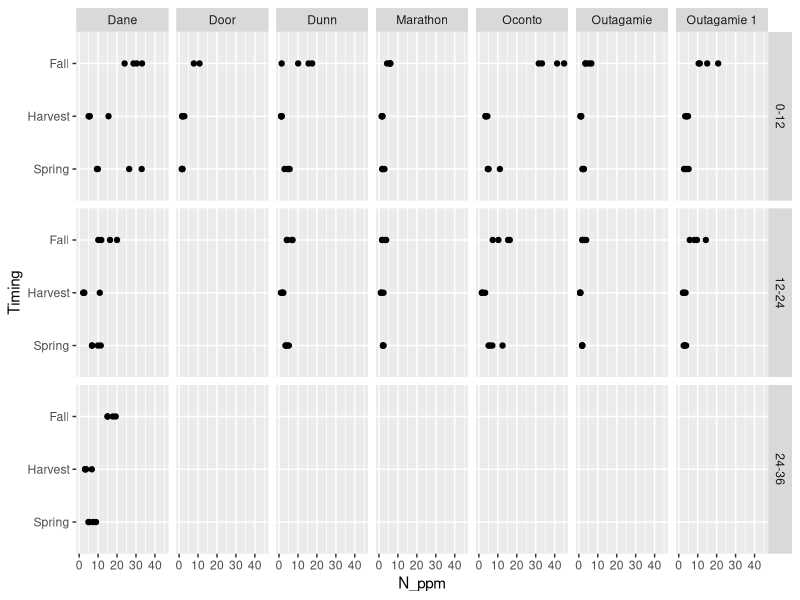
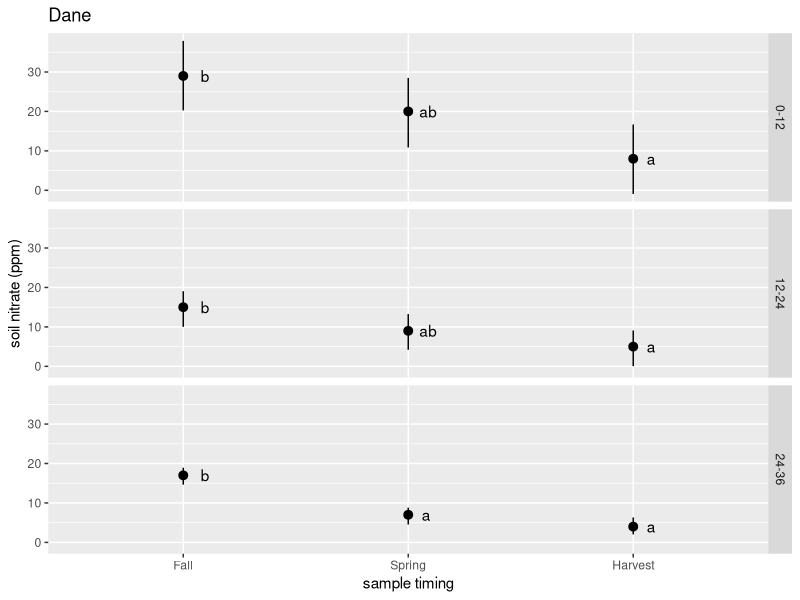
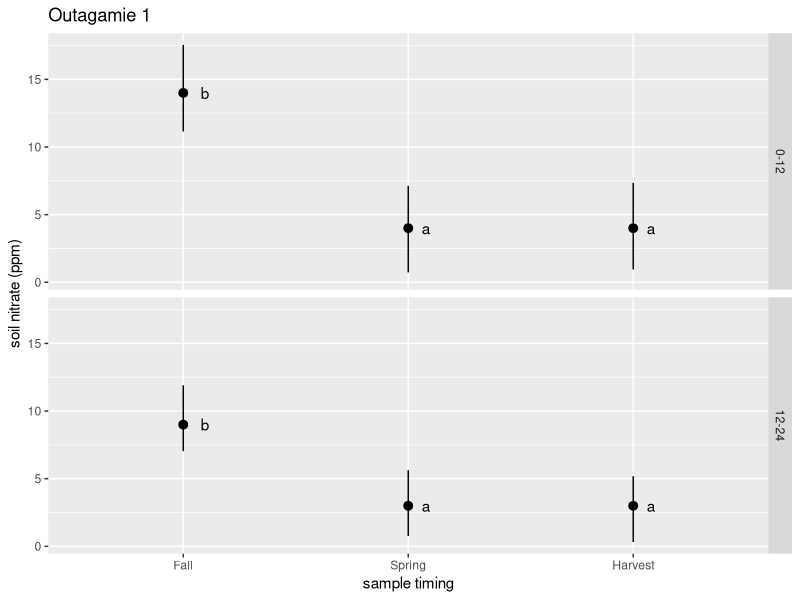
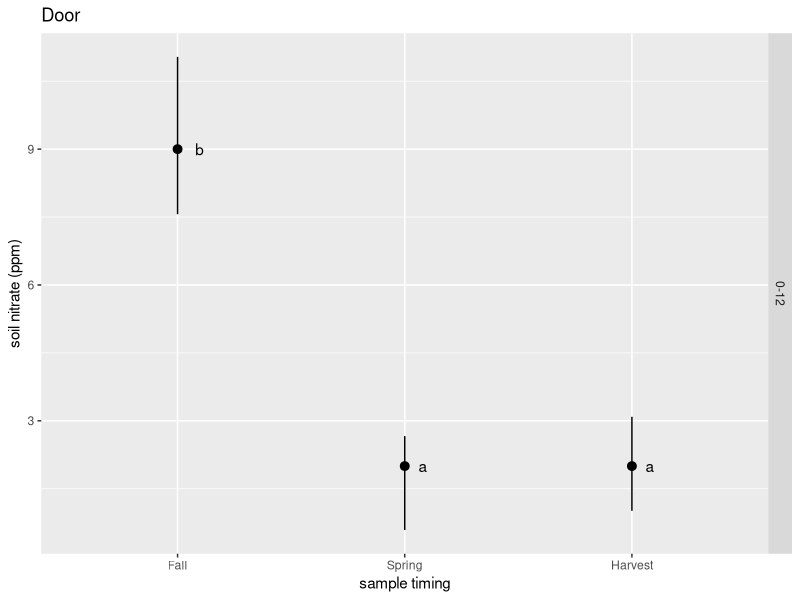
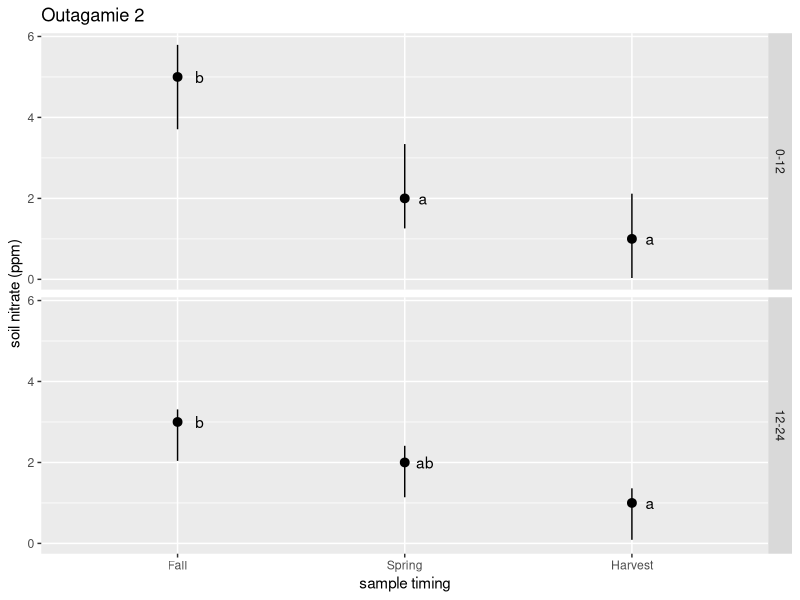
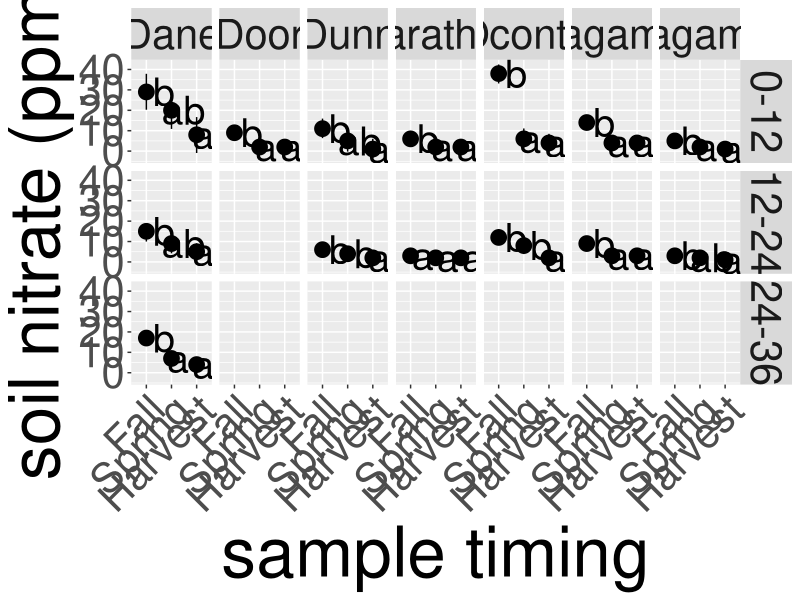

Write the R code that produced these figures, in order.
## ---- chunk 1
library(ggplot2)
library(tidyverse)
library(dplyr)
library(emmeans)
library(lme4)
library(lmerTest)
library(multcomp)
## ---- chunk 2
getwd()
data1= read.csv(file="Season_nitrate.csv")

data1 = data1 %>%
  mutate(Rep= as.factor(Rep))

str(data1)
## ---- chunk 3
data1 = data1 %>%
  mutate(Timing = fct_recode(Timing,
                    "Fall" = "PP",
                    "Spring" = "GU",
                    "Harvest" = "PH"))

order = c("Fall", "Fall", "Fall", "Spring", "Spring", "Spring", "Harvest", "Harvest", "Harvest")
## ---- chunk 4
data1 %>%
  ggplot(aes(x = Timing, y = N_ppm)) +
  geom_point() +
  facet_grid(rows = vars(Depth), cols = vars(County)) +
  coord_flip()
## ---- chunk 5
#Dane = lmer(N_ppm ~ Timing*Depth + (1|Rep), data = (filter(data1, County == "Dane")))

#anova(Dane)
## ---- chunk 6
Dane12 = lmer(N_ppm ~ Timing + (1|Rep), data = (filter(data1, County == "Dane", Depth == "0-12")))
Dane24 = lmer(N_ppm ~ Timing + (1|Rep), data = (filter(data1, County == "Dane", Depth == "12-24")))
Dane36 = lmer(N_ppm ~ Timing + (1|Rep), data = (filter(data1, County == "Dane", Depth == "24-36")))
## ---- chunk 7
anova(Dane12)
#significant differences based on timing

anova(Dane24)
#significant differences based on timing

anova(Dane36)
#significant differences based on timing
## ---- chunk 8
Dane12_means = lsmeans(Dane12, ~ Timing, contr= "pairwise", adjust= "none")
Dane24_means = lsmeans(Dane24, ~ Timing, contr= "pairwise", adjust= "none")
Dane36_means = lsmeans(Dane36, ~ Timing, contr= "pairwise", adjust= "none")

Dane12_CLD = cld(Dane12_means$lsmeans,alpha=0.05, Letters=letters, sort=FALSE, reverse=FALSE)
Dane24_CLD = cld(Dane24_means$lsmeans,alpha=0.05, Letters=letters, sort=FALSE, reverse=FALSE)
Dane36_CLD = cld(Dane36_means$lsmeans,alpha=0.05, Letters=letters, sort=FALSE, reverse=FALSE)
## ---- chunk 9
Dane12_CLD = Dane12_CLD %>%
  mutate(Depth = "0-12")

Dane24_CLD = Dane24_CLD %>%
  mutate(Depth = "12-24") 

Dane36_CLD = Dane36_CLD %>%
  mutate(Depth = "24-36")

Dane_CLD = rbind(Dane12_CLD, Dane24_CLD, Dane36_CLD)

Dane_CLD = as_tibble(Dane_CLD) %>% 
  rename(N_ppm = lsmean) %>%
  mutate(N_ppm = round(N_ppm,0),
         Timing = factor(Timing, c("Fall", "Spring", "Harvest")),
         Depth = factor(Depth, c("0-12", "12-24", "24-36")),
         Location = "Dane")
## ---- chunk 10
Dane_N_PPM = Dane_CLD %>%
  ggplot(aes(x= Timing, y= N_ppm)) +
  geom_point(aes()) +
  geom_pointrange(aes(ymin = lower.CL, ymax = upper.CL)) +
  geom_text(aes(label = .group), nudge_x = 0.08) +
  facet_grid(rows = vars(Depth)) +
  labs(title = "Dane", x = "sample timing", y = "soil nitrate (ppm)") +
  theme(legend.position = "none")
  

Dane_N_PPM
## ---- chunk 11
Outagamie1_12 = lmer(N_ppm ~ Timing + (1|Rep), data = (filter(data1, County == "Outagamie 1", Depth == "0-12")))
Outagamie1_24 = lmer(N_ppm ~ Timing + (1|Rep), data = (filter(data1, County == "Outagamie 1", Depth == "12-24")))
## ---- chunk 12
anova(Outagamie1_12)
#significant differences based on timing

anova(Outagamie1_24)
#significant differences based on timing
## ---- chunk 13
Outagamie1_12_means = lsmeans(Outagamie1_12, ~ Timing, contr= "pairwise", adjust= "none")
Outagamie1_24_means = lsmeans(Outagamie1_24, ~ Timing, contr= "pairwise", adjust= "none")

Outagamie1_12_CLD = cld(Outagamie1_12_means$lsmeans,alpha=0.05, Letters=letters, sort=FALSE, reverse=FALSE)
Outagamie1_24_CLD = cld(Outagamie1_24_means$lsmeans,alpha=0.05, Letters=letters, sort=FALSE, reverse=FALSE)
## ---- chunk 14
Outagamie1_12_CLD = Outagamie1_12_CLD %>%
  mutate(Depth = "0-12")

Outagamie1_24_CLD = Outagamie1_24_CLD %>%
  mutate(Depth = "12-24") 

Outagamie1_CLD = rbind(Outagamie1_12_CLD, Outagamie1_24_CLD)

Outagamie1_CLD = as_tibble(Outagamie1_CLD) %>% 
  rename(N_ppm = lsmean) %>%
  mutate(N_ppm = round(N_ppm,0),
         Timing = factor(Timing, c("Fall", "Spring", "Harvest")),
         Depth = factor(Depth, c("0-12", "12-24")),
         Location = "Outagamie 1")
## ---- chunk 15
Outagamie1_N_PPM = Outagamie1_CLD %>%
  ggplot(aes(x= Timing, y= N_ppm)) +
  geom_point(aes()) +
  geom_pointrange(aes(ymin = lower.CL, ymax = upper.CL)) +
  geom_text(aes(label = .group), nudge_x = 0.08) +
  facet_grid(rows = vars(Depth)) +
  labs(title = "Outagamie 1", x = "sample timing", y = "soil nitrate (ppm)") +
  theme(legend.position = "none")
  

Outagamie1_N_PPM
## ---- chunk 16
Door_12 = lmer(N_ppm ~ Timing + (1|Rep), data = (filter(data1, County == "Door", Depth == "0-12")))
## ---- chunk 17
anova(Door_12)
#significant differences based on timing
## ---- chunk 18
Door_12_means = lsmeans(Door_12, ~ Timing, contr= "pairwise", adjust= "none")

Door_12_CLD = cld(Door_12_means$lsmeans,alpha=0.05, Letters=letters, sort=FALSE, reverse=FALSE)
## ---- chunk 19
Door_12_CLD = Door_12_CLD %>%
  mutate(Depth = "0-12")

Door_CLD = as_tibble(Door_12_CLD) %>% 
  rename(N_ppm = lsmean) %>%
  mutate(N_ppm = round(N_ppm,0),
         Timing = factor(Timing, c("Fall", "Spring", "Harvest")),
         Depth = factor(Depth, c("0-12")),
         Location = "Door")
## ---- chunk 20
Door_N_PPM = Door_CLD %>%
  ggplot(aes(x= Timing, y= N_ppm)) +
  geom_point(aes()) +
  geom_pointrange(aes(ymin = lower.CL, ymax = upper.CL)) +
  geom_text(aes(label = .group), nudge_x = 0.08) +
  facet_grid(rows = vars(Depth)) +
  labs(title = "Door", x = "sample timing", y = "soil nitrate (ppm)") +
  theme(legend.position = "none")
  

Door_N_PPM
## ---- chunk 21
Outagamie2_12 = lmer(N_ppm ~ Timing + (1|Rep), data = (filter(data1, County == "Outagamie", Depth == "0-12")))
Outagamie2_24 = lmer(N_ppm ~ Timing + (1|Rep), data = (filter(data1, County == "Outagamie", Depth == "12-24")))
## ---- chunk 22
anova(Outagamie2_12)
#significant differences based on timing

anova(Outagamie2_24)
#significant differences based on timing
## ---- chunk 23
Outagamie2_12_means = lsmeans(Outagamie2_12, ~ Timing, contr= "pairwise", adjust= "none")
Outagamie2_24_means = lsmeans(Outagamie2_24, ~ Timing, contr= "pairwise", adjust= "none")

Outagamie2_12_CLD = cld(Outagamie2_12_means$lsmeans,alpha=0.05, Letters=letters, sort=FALSE, reverse=FALSE)
Outagamie2_24_CLD = cld(Outagamie2_24_means$lsmeans,alpha=0.05, Letters=letters, sort=FALSE, reverse=FALSE)
## ---- chunk 24
Outagamie2_12_CLD = Outagamie2_12_CLD %>%
  mutate(Depth = "0-12")

Outagamie2_24_CLD = Outagamie2_24_CLD %>%
  mutate(Depth = "12-24") 

Outagamie2_CLD = rbind(Outagamie2_12_CLD, Outagamie2_24_CLD)

Outagamie2_CLD = as_tibble(Outagamie2_CLD) %>% 
  rename(N_ppm = lsmean) %>%
  mutate(N_ppm = round(N_ppm,0),
         Timing = factor(Timing, c("Fall", "Spring", "Harvest")),
         Depth = factor(Depth, c("0-12", "12-24")),
         Location = "Outagamie 2")
## ---- chunk 25
Outagamie2_N_PPM = Outagamie2_CLD %>%
  ggplot(aes(x= Timing, y= N_ppm)) +
  geom_point(aes()) +
  geom_pointrange(aes(ymin = lower.CL, ymax = upper.CL)) +
  geom_text(aes(label = .group), nudge_x = 0.08) +
  facet_grid(rows = vars(Depth)) +
  labs(title = "Outagamie 2", x = "sample timing", y = "soil nitrate (ppm)") +
  theme(legend.position = "none")
  

Outagamie2_N_PPM
## ---- chunk 26
Marathon_12 = lmer(N_ppm ~ Timing + (1|Rep), data = (filter(data1, County == "Marathon", Depth == "0-12")))
Marathon_24 = lmer(N_ppm ~ Timing + (1|Rep), data = (filter(data1, County == "Marathon", Depth == "12-24")))
## ---- chunk 27
anova(Marathon_12)
#significant differences based on timing

anova(Marathon_24)
#no significant differences based on timing
## ---- chunk 28
Marathon_12_means = lsmeans(Marathon_12, ~ Timing, contr= "pairwise", adjust= "none")
Marathon_24_means = lsmeans(Marathon_24, ~ Timing, contr= "pairwise", adjust= "none")

Marathon_12_CLD = cld(Marathon_12_means$lsmeans,alpha=0.05, Letters=letters, sort=FALSE, reverse=FALSE)
Marathon_24_CLD = cld(Marathon_24_means$lsmeans,alpha=0.05, Letters=letters, sort=FALSE, reverse=FALSE)
## ---- chunk 29
Marathon_12_CLD = Marathon_12_CLD %>%
  mutate(Depth = "0-12")

Marathon_24_CLD = Marathon_24_CLD %>%
  mutate(Depth = "12-24") 

Marathon_CLD = rbind(Marathon_12_CLD, Marathon_24_CLD)

Marathon_CLD = as_tibble(Marathon_CLD) %>% 
  rename(N_ppm = lsmean) %>%
  mutate(N_ppm = round(N_ppm,0),
         Timing = factor(Timing, c("Fall", "Spring", "Harvest")),
         Depth = factor(Depth, c("0-12", "12-24")),
         Location = "Marathon")
## ---- chunk 30
Oconto_12 = lmer(N_ppm ~ Timing + (1|Rep), data = (filter(data1, County == "Oconto", Depth == "0-12")))
Oconto_24 = lmer(N_ppm ~ Timing + (1|Rep), data = (filter(data1, County == "Oconto", Depth == "12-24")))
## ---- chunk 31
anova(Oconto_12)
#significant differences based on timing

anova(Oconto_24)
#significant differences based on timing
## ---- chunk 32
Oconto_12_means = lsmeans(Oconto_12, ~ Timing, contr= "pairwise", adjust= "none")
Oconto_24_means = lsmeans(Oconto_24, ~ Timing, contr= "pairwise", adjust= "none")

Oconto_12_CLD = cld(Oconto_12_means$lsmeans,alpha=0.05, Letters=letters, sort=FALSE, reverse=FALSE)
Oconto_24_CLD = cld(Oconto_24_means$lsmeans,alpha=0.05, Letters=letters, sort=FALSE, reverse=TRUE)
## ---- chunk 33
Oconto_12_CLD = Oconto_12_CLD %>%
  mutate(Depth = "0-12")

Oconto_24_CLD = Oconto_24_CLD %>%
  mutate(Depth = "12-24") 

Oconto_CLD = rbind(Oconto_12_CLD, Oconto_24_CLD)

Oconto_CLD = as_tibble(Oconto_CLD) %>% 
  rename(N_ppm = lsmean) %>%
  mutate(N_ppm = round(N_ppm,0),
         Timing = factor(Timing, c("Fall", "Spring", "Harvest")),
         Depth = factor(Depth, c("0-12", "12-24")),
         Location = "Oconto")
## ---- chunk 34
Dunn_12 = lmer(N_ppm ~ Timing + (1|Rep), data = (filter(data1, County == "Dunn", Depth == "0-12")))
Dunn_24 = lmer(N_ppm ~ Timing + (1|Rep), data = (filter(data1, County == "Dunn", Depth == "12-24")))
## ---- chunk 35
anova(Dunn_12)
#significant differences based on timing

anova(Dunn_24)
#significant differences based on timing
## ---- chunk 36
Dunn_12_means = lsmeans(Dunn_12, ~ Timing, contr= "pairwise", adjust= "none")
Dunn_24_means = lsmeans(Dunn_24, ~ Timing, contr= "pairwise", adjust= "none")

Dunn_12_CLD = cld(Dunn_12_means$lsmeans,alpha=0.05, Letters=letters, sort=FALSE, reverse=FALSE)
Dunn_24_CLD = cld(Dunn_24_means$lsmeans,alpha=0.05, Letters=letters, sort=FALSE, reverse=TRUE)
## ---- chunk 37
Dunn_12_CLD = Dunn_12_CLD %>%
  mutate(Depth = "0-12")

Dunn_24_CLD = Dunn_24_CLD %>%
  mutate(Depth = "12-24") 

Dunn_CLD = rbind(Dunn_12_CLD, Dunn_24_CLD)

Dunn_CLD = as_tibble(Dunn_CLD) %>% 
  rename(N_ppm = lsmean) %>%
  mutate(N_ppm = round(N_ppm,0),
         Timing = factor(Timing, c("Fall", "Spring", "Harvest")),
         Depth = factor(Depth, c("0-12", "12-24")),
         Location = "Dunn")
## ---- chunk 38
all_sites = rbind(Dunn_CLD, Oconto_CLD, Marathon_CLD, Outagamie1_CLD, Outagamie2_CLD, Door_CLD, Dane_CLD)
## ---- chunk 39
All_N_PPM = all_sites %>%
  ggplot(aes(x= Timing, y= N_ppm)) +
  geom_point(aes(), size = 5) +
  geom_pointrange(aes(ymin = lower.CL, ymax = upper.CL)) +
  geom_text(aes(label = .group), nudge_x =  0.26, size = 10) +
  facet_grid(rows = vars(Depth), cols = vars(Location)) +
  labs(title =, x = "sample timing", y = "soil nitrate (ppm)") +
  theme(legend.position = "none",
        axis.title.x = element_text(size = 50),
        axis.title.y = element_text(size = 50),
        axis.text.y = element_text(size = 30),
        axis.text.x = element_text(size = 30, angle = 45, hjust = 1),
        strip.text.x = element_text(size = 30),
        strip.text.y = element_text(size = 30))
  
All_N_PPM
